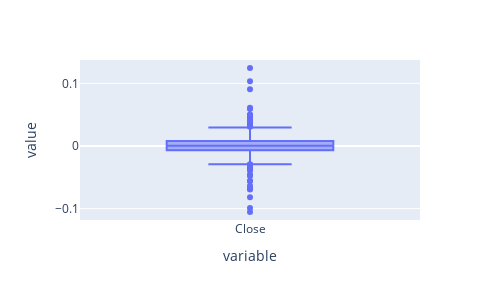

Notebook code cell kept with this figure:
### Code cell
log_returns.plot(kind='box').update_layout(autosize = False, width=500, height=300)

### Figure 1 — Plotly figure (JSON) as saved in the notebook; plotly's stock layout.template omitted (floating-point values rounded to 4 significant figures; data arrays with more than 128 entries replaced by an {"elided": "..."} marker saying what was removed)
{"data": [{"alignmentgroup": "True", "hovertemplate": "variable=%{x}<br>value=%{y}<extra></extra>", "legendgroup": "", "marker": {"color": "#636efa"}, "name": "", "notched": false, "offsetgroup": "", "orientation": "v", "showlegend": false, "type": "box", "x": {"elided": "929 str values"}, "x0": " ", "xaxis": "x", "y": {"elided": "929 float values"}, "y0": " ", "yaxis": "y"}], "layout": {"autosize": false, "boxmode": "group", "height": 300, "legend": {"tracegroupgap": 0}, "margin": {"t": 60}, "width": 500, "xaxis": {"anchor": "y", "autorange": true, "domain": [0, 1], "range": [-0.5, 0.5], "title": {"text": "variable"}, "type": "category"}, "yaxis": {"anchor": "x", "autorange": true, "domain": [0, 1], "range": [-0.1182, 0.1373], "title": {"text": "value"}, "type": "linear"}}}
